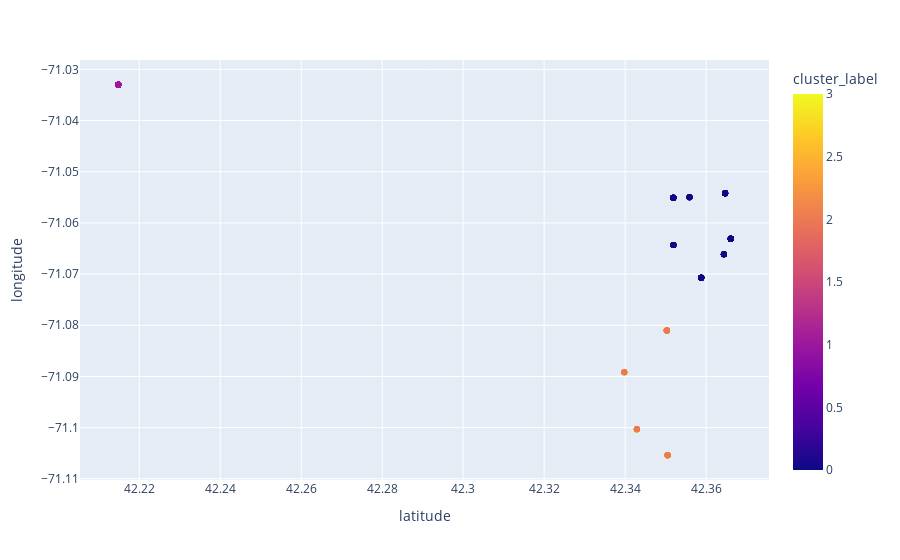

Here is the notebook cell this chart was saved with:
### Code cell
colors = ['blue', 'green', 'yellow', 'orange']

fig = px.scatter(data, x='latitude', y='longitude', color='cluster_label')

fig.show()

### Figure 1 — Plotly figure (JSON) as saved in the notebook; plotly's stock layout.template omitted (floating-point values rounded to 4 significant figures; data arrays with more than 128 entries replaced by an {"elided": "..."} marker saying what was removed)
{"data": [{"hovertemplate": "latitude=%{x}<br>longitude=%{y}<br>cluster_label=%{marker.color}<extra></extra>", "legendgroup": "", "marker": {"color": {"elided": "600 int values"}, "coloraxis": "coloraxis", "symbol": "circle"}, "mode": "markers", "name": "", "orientation": "v", "showlegend": false, "type": "scatter", "x": {"elided": "600 float values"}, "xaxis": "x", "y": {"elided": "600 float values"}, "yaxis": "y"}], "layout": {"coloraxis": {"colorbar": {"title": {"text": "cluster_label"}}, "colorscale": [[0, "#0d0887"], [0.1111, "#46039f"], [0.2222, "#7201a8"], [0.3333, "#9c179e"], [0.4444, "#bd3786"], [0.5556, "#d8576b"], [0.6667, "#ed7953"], [0.7778, "#fb9f3a"], [0.8889, "#fdca26"], [1, "#f0f921"]]}, "legend": {"tracegroupgap": 0}, "margin": {"t": 60}, "xaxis": {"anchor": "y", "domain": [0, 1], "title": {"text": "latitude"}}, "yaxis": {"anchor": "x", "domain": [0, 1], "title": {"text": "longitude"}}}}
